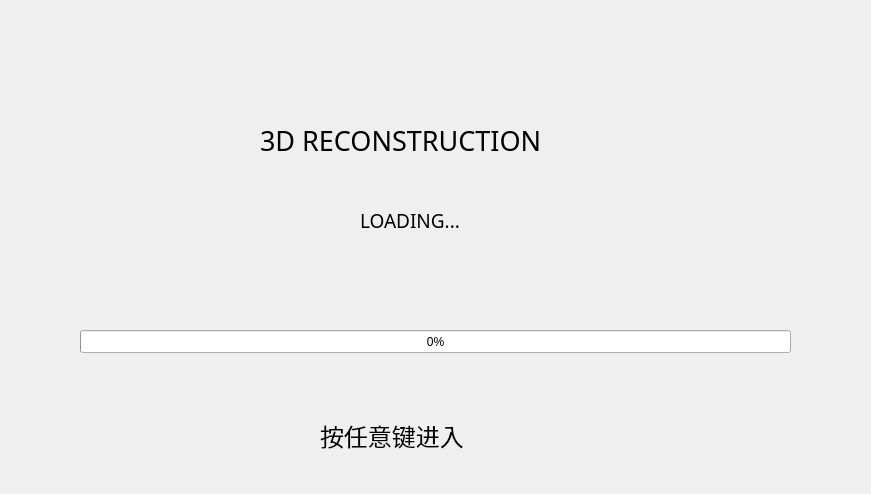
<?xml version="1.0" encoding="UTF-8"?>
<ui version="4.0">
 <class>Loading</class>
 <widget class="QWidget" name="Loading">
  <property name="geometry">
   <rect>
    <x>0</x>
    <y>0</y>
    <width>871</width>
    <height>494</height>
   </rect>
  </property>
  <property name="windowTitle">
   <string>Loading</string>
  </property>
  <widget class="QLabel" name="label">
   <property name="geometry">
    <rect>
     <x>360</x>
     <y>200</y>
     <width>151</width>
     <height>41</height>
    </rect>
   </property>
   <property name="font">
    <font>
     <family>Adobe Devanagari</family>
     <pointsize>14</pointsize>
    </font>
   </property>
   <property name="text">
    <string>LOADING...</string>
   </property>
  </widget>
  <widget class="QProgressBar" name="progressBar">
   <property name="geometry">
    <rect>
     <x>80</x>
     <y>330</y>
     <width>711</width>
     <height>23</height>
    </rect>
   </property>
   <property name="value">
    <number>0</number>
   </property>
  </widget>
  <widget class="QLabel" name="label_2">
   <property name="geometry">
    <rect>
     <x>320</x>
     <y>420</y>
     <width>181</width>
     <height>31</height>
    </rect>
   </property>
   <property name="font">
    <font>
     <family>书体坊雪纯体3500</family>
     <pointsize>18</pointsize>
    </font>
   </property>
   <property name="text">
    <string>按任意键进入</string>
   </property>
  </widget>
  <widget class="QLabel" name="label_3">
   <property name="geometry">
    <rect>
     <x>260</x>
     <y>120</y>
     <width>321</width>
     <height>41</height>
    </rect>
   </property>
   <property name="font">
    <font>
     <family>Adobe Devanagari</family>
     <pointsize>20</pointsize>
    </font>
   </property>
   <property name="text">
    <string>3D RECONSTRUCTION</string>
   </property>
  </widget>
  <widget class="QLabel" name="label_4">
   <property name="geometry">
    <rect>
     <x>360</x>
     <y>240</y>
     <width>151</width>
     <height>41</height>
    </rect>
   </property>
   <property name="font">
    <font>
     <family>Adobe Devanagari</family>
     <pointsize>14</pointsize>
    </font>
   </property>
   <property name="text">
    <string/>
   </property>
  </widget>
 </widget>
 <layoutdefault spacing="6" margin="11"/>
 <resources/>
 <connections/>
</ui>
